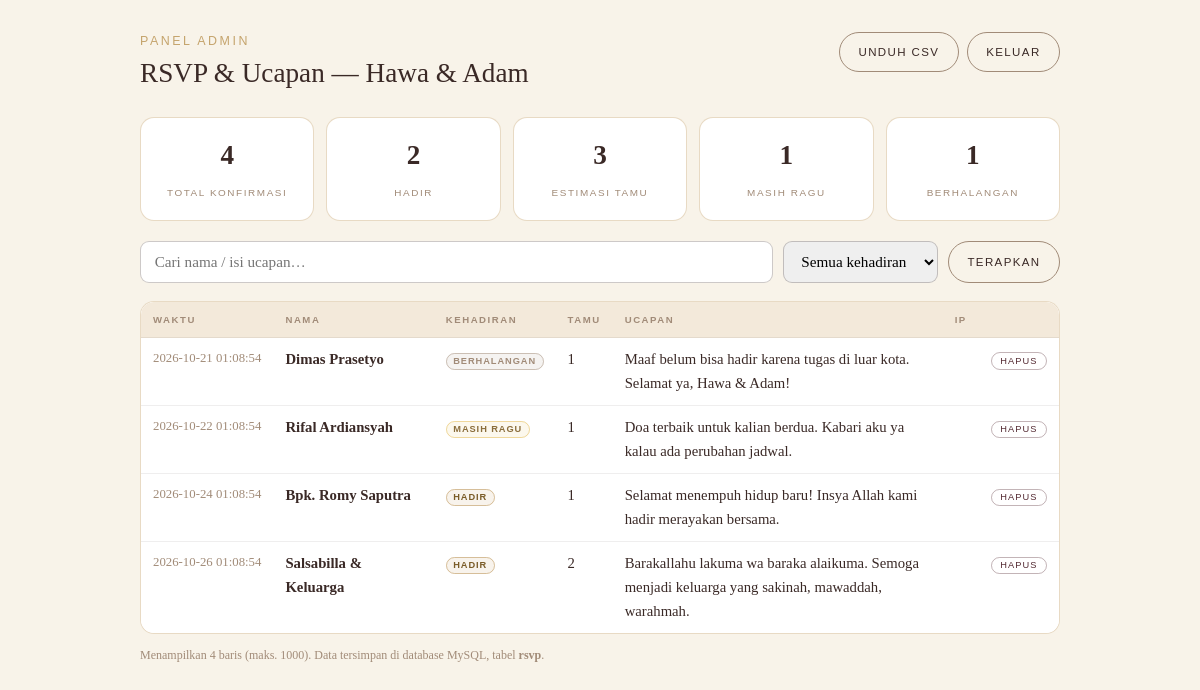
The page /admin/index.php (signed in) on the database its author committed.
### tables this page shows
CREATE TABLE IF NOT EXISTS rsvp (
  id          INT UNSIGNED     NOT NULL AUTO_INCREMENT,
  nama        VARCHAR(100)     NOT NULL,
  kehadiran   ENUM('hadir','ragu','tidak') NOT NULL,
  jumlah_tamu TINYINT UNSIGNED NOT NULL DEFAULT 1,
  pesan       VARCHAR(500)     DEFAULT NULL,
  ip_address  VARCHAR(45)      DEFAULT NULL,
  created_at  TIMESTAMP        NOT NULL DEFAULT CURRENT_TIMESTAMP,
  PRIMARY KEY (id),
  KEY idx_created (created_at),
  KEY idx_ip (ip_address)
);

### api/db.php (called while the page is built)
<?php
function db(): PDO {
    static $pdo = null;
    if ($pdo === null) {
        $dsn = 'mysql:host=' . DB_HOST . ';dbname=' . DB_NAME . ';charset=utf8mb4';
        $opt = array(
            PDO::ATTR_ERRMODE            => PDO::ERRMODE_EXCEPTION,
            PDO::ATTR_DEFAULT_FETCH_MODE => PDO::FETCH_ASSOC,
            PDO::ATTR_EMULATE_PREPARES   => false,
        );
        try {
            $pdo = new PDO($dsn, DB_USER, DB_PASS, $opt);
        } catch (PDOException $e) {
            $detail = DEBUG_MODE
                ? ' (' . $e->getMessage() . ')'
                : '';
            http_response_code(500);
            header('Content-Type: application/json; charset=utf-8');
            echo json_encode(array(
                'ok'      => false,
                'message' => 'Koneksi database gagal. Pastikan MySQL/XAMPP berjalan, database "' . DB_NAME . '" sudah dibuat di phpMyAdmin, dan kredensial di api/config.php benar.' . $detail,
            ), JSON_UNESCAPED_UNICODE);
            exit;
        }
    }
    return $pdo;
}

### admin/index.php (the view, shortened to what this page needs)
<?php
require __DIR__ . '/../api/db.php';
$err = '';
$logged = !empty($_SESSION['undangan_admin']);
$stats  = array('total' => 0, 'hadir' => 0, 'ragu' => 0, 'tidak' => 0, 'tamu' => 0);
$rows   = array();
$q      = '';
$filter = '';
if ($logged) {
    $r = db()->query(
        "SELECT
           COUNT(*)                                            AS total,
           SUM(kehadiran = 'hadir')                            AS hadir,
           SUM(kehadiran = 'ragu')                             AS ragu,
           SUM(kehadiran = 'tidak')                            AS tidak,
           COALESCE(SUM(CASE WHEN kehadiran = 'hadir' THEN jumlah_tamu END), 0) AS tamu
         FROM rsvp"
    )->fetch();
    foreach ($stats as $k => $v) { $stats[$k] = (int)($r[$k] ?? 0); }
    $q      = trim((string)($_GET['q'] ?? ''));
    $filter = (string)($_GET['kehadiran'] ?? '');
    $sql    = 'SELECT id, nama, kehadiran, jumlah_tamu, pesan, ip_address, created_at FROM rsvp';
    $params = array();
    $sql .= ' ORDER BY id DESC LIMIT 1000';
    $st = db()->prepare($sql);
    $st->execute($params);
    $rows = $st->fetchAll();
}
$label = array('hadir' => 'Hadir', 'ragu' => 'Masih Ragu', 'tidak' => 'Berhalangan');
function h(?string $s): string { return htmlspecialchars((string)$s, ENT_QUOTES, 'UTF-8'); }
?>
<!DOCTYPE html>
<html lang="id">
<head>
</head>
<body>
<div class="wrap">
<?php if (!$logged): ?>
  <p class="sub">Panel Admin</p>
  <h1>RSVP &amp; Ucapan — Hawa &amp; Adam</h1>
  <div class="card login">
    <p style="margin:0">Masukkan password admin untuk melihat data konfirmasi kehadiran.</p>
    <?php if ($err): ?><p class="err"><?= h($err) ?></p><?php endif; ?>
    <form method="post" autocomplete="off">
      <input type="password" name="password" placeholder="Password admin" required autofocus>
      <button type="submit">Masuk</button>
    </form>
  </div>
<?php else: ?>
  <div class="top">
    <div>
      <p class="sub">Panel Admin</p>
      <h1>RSVP &amp; Ucapan — Hawa &amp; Adam</h1>
    </div>
    <div style="display:flex;gap:8px;flex-wrap:wrap">
      <a class="btn ghost" href="?export=csv">Unduh CSV</a>
      <a class="btn ghost" href="?logout=1">Keluar</a>
    </div>
  </div>
  <div class="stats">
    <div class="stat"><b><?= $stats['total'] ?></b><span>Total Konfirmasi</span></div>
    <div class="stat"><b><?= $stats['hadir'] ?></b><span>Hadir</span></div>
    <div class="stat"><b><?= $stats['tamu'] ?></b><span>Estimasi Tamu</span></div>
    <div class="stat"><b><?= $stats['ragu'] ?></b><span>Masih Ragu</span></div>
    <div class="stat"><b><?= $stats['tidak'] ?></b><span>Berhalangan</span></div>
  </div>
  <form class="bar" method="get">
    <input type="text" name="q" value="<?= h($q) ?>" placeholder="Cari nama / isi ucapan…">
    <select name="kehadiran">
      <option value="">Semua kehadiran</option>
    </select>
    <button type="submit" class="ghost">Terapkan</button>
  </form>
  <div class="card" style="padding:0;overflow:auto">
    <table>
      <thead>
        <tr><th>Waktu</th><th>Nama</th><th>Kehadiran</th><th>Tamu</th><th>Ucapan</th><th class="ip-cell">IP</th><th></th></tr>
      </thead>
      <tbody>
      <?php if (!$rows): ?>
        <tr><td colspan="7" class="empty">Belum ada data<?= ($q !== '' || $filter !== '') ? ' yang cocok dengan filter' : '' ?>.</td></tr>
      <?php else: foreach ($rows as $r3): ?>
        <tr>
          <td class="time-cell"><?= h($r3['created_at']) ?></td>
          <td><b><?= h($r3['nama']) ?></b></td>
          <td><span class="tag <?= h($r3['kehadiran']) ?>"><?= h($label[$r3['kehadiran']] ?? $r3['kehadiran']) ?></span></td>
          <td><?= (int)$r3['jumlah_tamu'] ?></td>
          <td class="pesan-cell"><?= h($r3['pesan']) ?></td>
          <td class="ip-cell time-cell"><?= h($r3['ip_address']) ?></td>
          <td>
            <form method="post" onsubmit="return confirm('Hapus ucapan #<?= (int)$r3['id'] ?> dari <?= h($r3['nama']) ?>?')">
              <button type="submit" class="del">Hapus</button>
            </form>
          </td>
        </tr>
      <?php endforeach; endif; ?>
      </tbody>
    </table>
  </div>
  <p style="font-size:.75rem;color:var(--taupe);margin-top:12px">Menampilkan <?= count($rows) ?> baris (maks. 1000). Data tersimpan di database MySQL, tabel <b>rsvp</b>.</p>
<?php endif; ?>
</div>
</body>
</html>

### admin/index.php (style rules this page uses)
:root { --ivory:#F8F3E9;--cream:#F3E9DA;--gold:#C5A46D;--taupe:#A18B78;--brown:#3A2926;--wine:#542A32;--white:#fff }
* { box-sizing:border-box }
body { margin:0;background:var(--ivory);color:var(--brown);font-family:Georgia,'Times New Roman',serif;line-height:1.6 }
.wrap { max-width:960px;margin:0 auto;padding:32px 20px 60px }
h1 { font-family:'Playfair Display',Georgia,serif;font-weight:500;font-size:1.7rem;margin:0 0 4px }
.sub { font-size:.78rem;letter-spacing:.2em;text-transform:uppercase;color:var(--gold);font-family:Helvetica,Arial,sans-serif;margin:0 }
.card { background:var(--white);border:1px solid rgba(197,164,109,.4);border-radius:14px;padding:22px;margin-top:18px }
button,.btn { font-family:Helvetica,Arial,sans-serif;font-size:.72rem;letter-spacing:.12em;text-transform:uppercase;cursor:pointer; background:var(--brown);color:var(--ivory);border:0;border-radius:99px;padding:.85em 1.6em;text-decoration:none;display:inline-block }
button.ghost,.btn.ghost { background:transparent;color:var(--brown);border:1px solid var(--taupe) }
.stats { display:grid;grid-template-columns:repeat(auto-fit,minmax(150px,1fr));gap:12px;margin-top:18px }
.stat { background:var(--white);border:1px solid rgba(197,164,109,.4);border-radius:14px;padding:16px 18px;text-align:center }
.stat b { display:block;font-size:1.7rem;font-family:'Playfair Display',Georgia,serif }
.stat span { font-size:.62rem;letter-spacing:.16em;text-transform:uppercase;color:var(--taupe);font-family:Helvetica,Arial,sans-serif }
.bar { display:flex;flex-wrap:wrap;gap:10px;margin:20px 0 12px }
.bar input[type=text],.bar select { padding:.7em .9em;border:1px solid rgba(58,41,38,.25);border-radius:9px;font-size:.95rem;font-family:inherit }
.bar input[type=text] { flex:1;min-width:160px }
table { width:100%;border-collapse:collapse;background:var(--white);border-radius:12px;overflow:hidden;font-size:.92rem }
th,td { padding:10px 12px;border-bottom:1px solid rgba(58,41,38,.08);text-align:left;vertical-align:top }
th { background:var(--cream);font-family:Helvetica,Arial,sans-serif;font-size:.6rem;letter-spacing:.16em;text-transform:uppercase;color:var(--taupe) }
tr:last-child td { border-bottom:0 }
.tag { font-family:Helvetica,Arial,sans-serif;font-size:.58rem;font-weight:600;letter-spacing:.1em;text-transform:uppercase; padding:.25em .7em;border-radius:99px;border:1px solid }
.tag.hadir { color:#7A5C28;border-color:rgba(197,164,109,.65);background:rgba(197,164,109,.13) }
.tag.ragu { color:#8a6d3b;border-color:rgba(218,165,32,.4);background:rgba(218,165,32,.08) }
.tag.tidak { color:var(--taupe);border-color:rgba(161,139,120,.5);background:rgba(161,139,120,.1) }
.del { background:none;border:1px solid rgba(84,42,50,.35);color:var(--wine);border-radius:99px;padding:.3em .9em;font-size:.58rem }
.pesan-cell { max-width:340px;white-space:pre-wrap }
.time-cell { white-space:nowrap;font-size:.8rem;color:var(--taupe) }
.top { display:flex;justify-content:space-between;align-items:flex-start;gap:12px;flex-wrap:wrap }

### rows shown on the page
rsvp: created_at "2026-10-21 01:08:54", nama "Dimas Prasetyo", kehadiran "BERHALANGAN", jumlah_tamu "1", pesan "Maaf belum bisa hadir karena tugas di luar kota. Selamat ya, Hawa & Adam!"
rsvp: created_at "2026-10-22 01:08:54", nama "Rifal Ardiansyah", kehadiran "MASIH RAGU", jumlah_tamu "1", pesan "Doa terbaik untuk kalian berdua. Kabari aku ya kalau ada perubahan jadwal."
rsvp: created_at "2026-10-24 01:08:54", nama "Bpk. Romy Saputra", kehadiran "HADIR", jumlah_tamu "1", pesan "Selamat menempuh hidup baru! Insya Allah kami hadir merayakan bersama."
rsvp: created_at "2026-10-26 01:08:54", nama "Salsabilla & Keluarga", kehadiran "HADIR", jumlah_tamu "2", pesan "Barakallahu lakuma wa baraka alaikuma. Semoga menjadi keluarga yang sakinah, mawaddah, warahmah."

### other values the page prints
$stats['total'] "4"
$stats['hadir'] "2"
$stats['tamu'] "3"
$stats['ragu'] "1"
$stats['tidak'] "1"
count($rows) "4"
